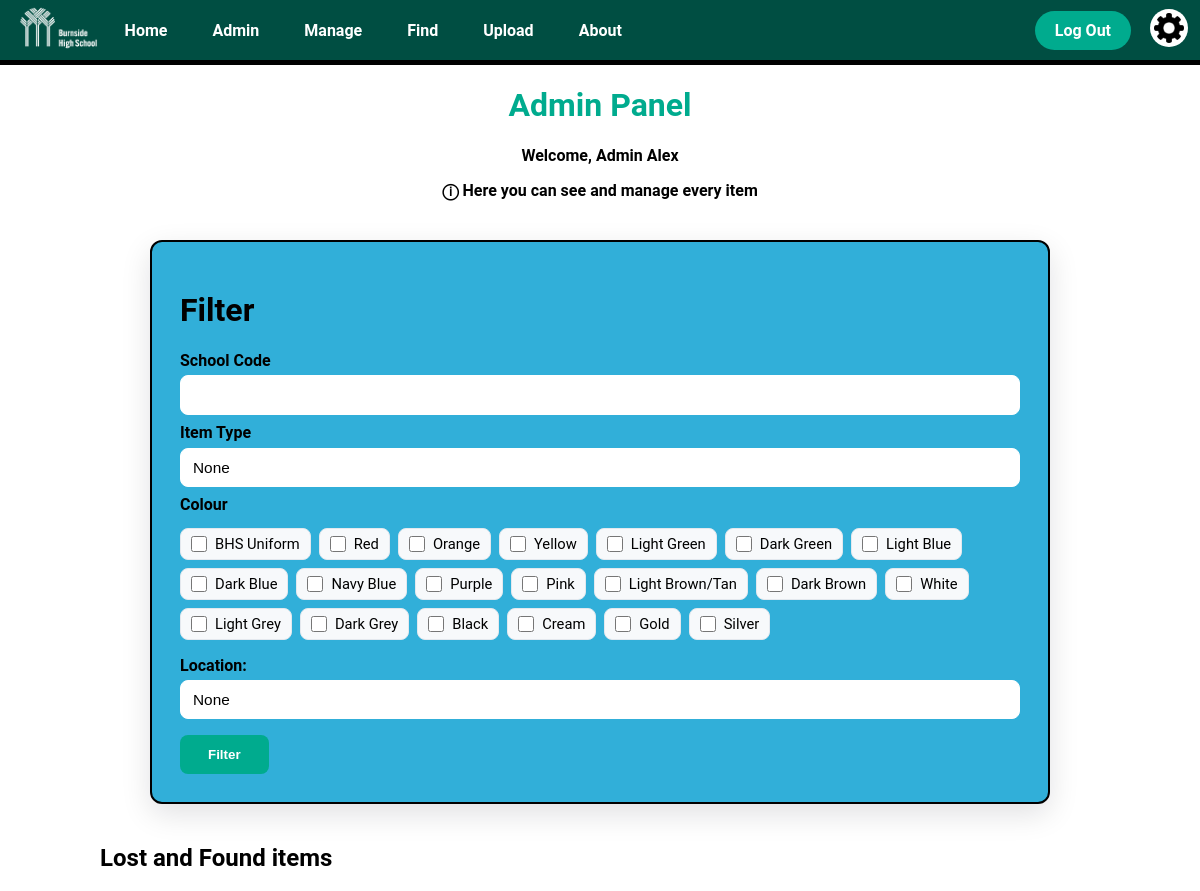
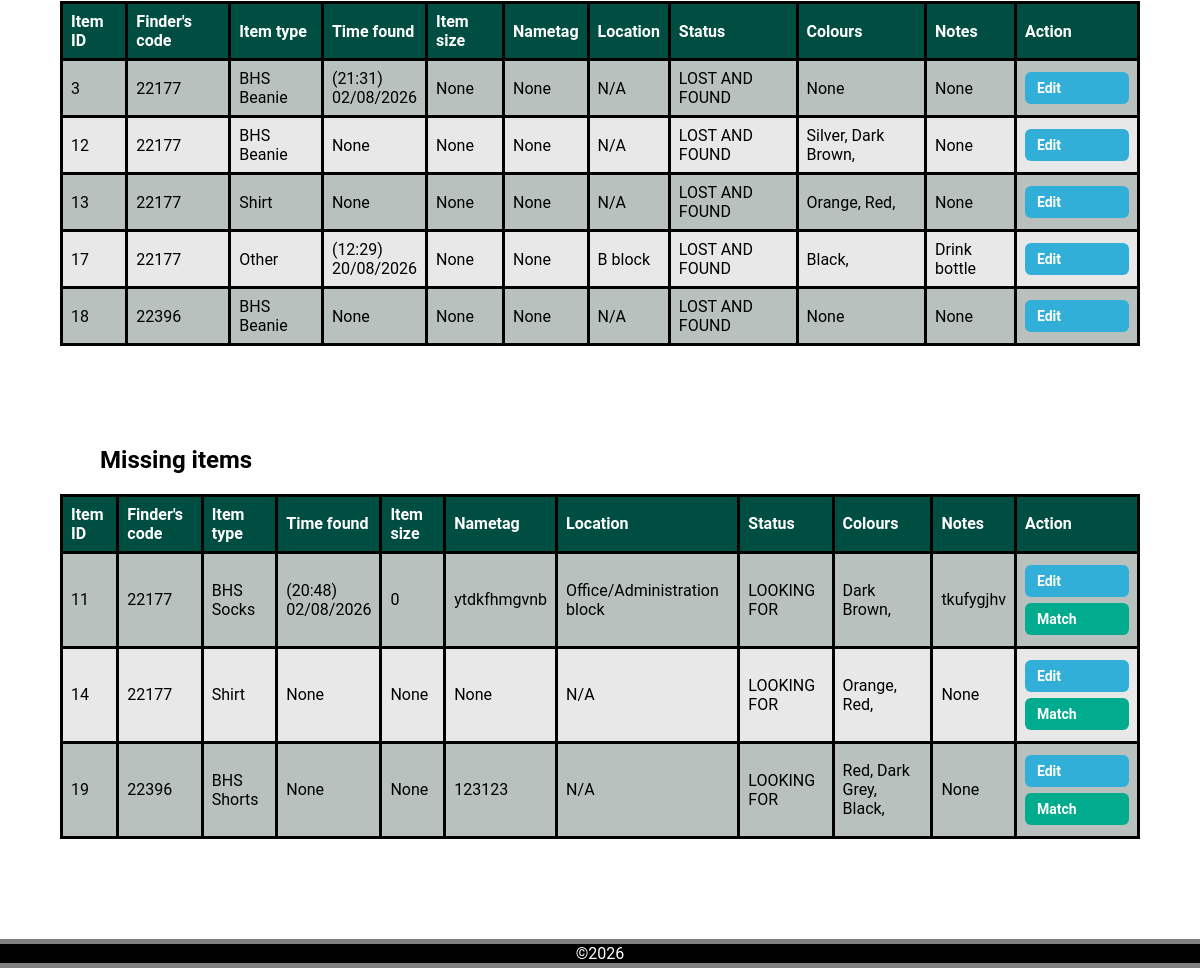
The page /admin (signed in) on the database its author committed (2 pictures, top to bottom).
### app.py (models this page shows, shortened)
class User(db.Model, UserMixin):
    __tablename__ = 'user'
    user_id = db.Column(db.Integer, primary_key=True)
    first_name = db.Column(db.String(50), nullable=False)
    last_name = db.Column(db.String(50), nullable=False)
    password = db.Column(db.String(128), nullable=False)
    school_code = db.Column(db.String(20), nullable=False, unique=True)
    clearance = db.Column(db.Integer, default=2)

class LostItem(db.Model):
    __tablename__ = 'lost_item'
    item_id = db.Column(db.Integer, primary_key=True)
    finder_id = db.Column(db.String(6), db.ForeignKey('user.user_id'))
    item_type = db.Column(db.String(50))
    time_found = db.Column(db.String(50))
    size = db.Column(db.String(50))
    nametag = db.Column(db.String(50))
    location = db.Column(db.String(50))
    status = db.Column(db.String(50))
    notes = db.Column(db.String(50))
    colours = db.relationship('Colour', secondary='lostitem_colour', backref='lost_items')

class Colour(db.Model):
    __tablename__ = 'colour'
    colour_id = db.Column(db.Integer, primary_key=True)
    name = db.Column(db.String(50))

### app.py (the view, shortened to what this page needs)
@app.route('/admin', methods=['POST', 'GET'])
@login_required
def admin():
    if current_user.clearance > 1:   # Clearance check, Admins only
        return render_template('error.html',
                               title='Access Forbidden',
                               error_title='Forbidden',
                               error_message='You do not have permission to access this page')
    lost_and_found_query = LostItem.query.filter_by(status='LOST AND FOUND')
    missing_items_query = LostItem.query.filter_by(status='LOOKING FOR')
    returned_items_query = LostItem.query.filter_by(status='RETURNED')
    recieved_items_query = LostItem.query.filter_by(status='FOUND')
    lost_and_found_items = lost_and_found_query.all()
    missing_items = missing_items_query.all()
    returned_items = returned_items_query.all()
    recieved_items = recieved_items_query.all()
    for item in lost_and_found_items + missing_items:
        item.colour_names = [colour.name for colour in item.colours]
    name = current_user.first_name
    return render_template('admin.html', title='Admin',
                           lost_and_found_items=lost_and_found_items,
                           missing_items=missing_items,
                           returned_items=returned_items,
                           recieved_items=recieved_items,
                           name=name)

### app.py (called while the page is built)
@login_manager.user_loader
def load_user(user_id):
    return User.query.get(int(user_id))

@app.context_processor
def inject_variables():
    return dict(show_footer=True,
                logged_in=current_user.is_authenticated,
                current_user_clearance=session.get('clearance'),
                min_time="2026-01-01T00:00",
                current_time=datetime.now().strftime("%Y-%m-%dT%H:%M")
                )

@app.before_request
def before_request():
    if request.endpoint in ['logout', 'static']:
        return
    if current_user.is_authenticated is True and current_user.clearance == 3:
        return render_template("error.html",
                               title="Forbidden",
                               error_title="Your account has been disabled",
                               error_message="Please contact an administrator")

### templates/admin.html (shortened to what this page needs)
{% extends "layout.html" %}
{% block content %}
<h1 class="title">
    Admin Panel
</h1>
<div class="info_text">
  <p>Welcome, Admin {{name}}</p>
  <p>ⓘ Here you can see and manage every item</p>
</div>
<form method="post" action="/admin">
    <div class="upload_form">
      <h1>Filter</h1>
        <h2 class="upload_form_subtitle">School Code</h2>
        <input class='upload_text_box' type="text" name="finder_id" maxlength="6">
        <h2 class="upload_form_subtitle">Item Type</h2>
        <select name="item_type" class="upload_type_dropdown">
            <option value="None">None</option>
        </select>
        <h2 class="upload_form_subtitle">Colour</h2>
        <fieldset class='upload_colour_selection'>
            <label>
                <input type="checkbox" name="colours[]" value="BHS Uniform"> BHS Uniform
            </label>
            <label>
                <input type="checkbox" name="colours[]" value="Red"> Red
            </label>
            <label>
                <input type="checkbox" name="colours[]" value="Orange"> Orange
            </label>
            <label>
                <input type="checkbox" name="colours[]" value="Yellow"> Yellow
            </label>
            <label>
                <input type="checkbox" name="colours[]" value="Light Green"> Light Green
            </label>
            <label>
                <input type="checkbox" name="colours[]" value="Dark Green"> Dark Green
            </label>
            <label>
                <input type="checkbox" name="colours[]" value="Light Blue"> Light Blue
            </label>
            <label>
                <input type="checkbox" name="colours[]" value="Dark Blue"> Dark Blue
            </label>
            <label>
                <input type="checkbox" name="colours[]" value="Navy Blue"> Navy Blue
            </label>
            <label>
                <input type="checkbox" name="colours[]" value="Purple"> Purple
            </label>
            <label>
                <input type="checkbox" name="colours[]" value="Pink"> Pink
            </label>
            <label>
                <input type="checkbox" name="colours[]" value="Light Brown/Tan"> Light Brown/Tan
            </label>
            <label>
                <input type="checkbox" name="colours[]" value="Dark Brown"> Dark Brown
            </label>
            <label>
                <input type="checkbox" name="colours[]" value="White"> White
            </label>
            <label>
                <input type="checkbox" name="colours[]" value="Light Grey"> Light Grey
            </label>
            <label>
                <input type="checkbox" name="colours[]" value="Dark Grey"> Dark Grey
            </label>
            <label>
                <input type="checkbox" name="colours[]" value="Black"> Black
            </label>
            <label>
                <input type="checkbox" name="colours[]" value="Cream"> Cream
            </label>
            <label>
                <input type="checkbox" name="colours[]" value="Gold"> Gold
            </label>
            <label>
                <input type="checkbox" name="colours[]" value="Silver"> Silver
            </label>
        </fieldset>
        <h2 class="upload_form_subtitle">Location:</h2>
        <select name="location" class="upload_type_dropdown">
            <option value="None">None</option>
        </select>
        <div class="upload_submit_button">
            <input type="submit" value="Filter">
        </div>
    </div>
</form>
<table class="item_info_table">
  <h2 class="sub_heading">Lost and Found items</h2>
    <tr>
      <th class="item_info_header">Item ID</th>
      <th class="item_info_header">Finder's code</th>
      <th class="item_info_header">Item type</th>
      <th class="item_info_header">Time found</th>
      <th class="item_info_header">Item size</th>
      <th class="item_info_header">Nametag</th>
      <th class="item_info_header">Location</th>
      <th class="item_info_header">Status</th>
      <th class="item_info_header">Colours</th>
      <th class="item_info_header">Notes</th>
      <th class="item_info_header">Action</th>
    </tr>
    {% for item in lost_and_found_items %}
    <tr class="item_info_row">
      <td>{{item.item_id}}</td>
      <td>{{item.finder_id}}</td>
      <td>{{item.item_type}}</td>
      <td>
        {% if item.time_found is not none %}
          ({{ item.time_found[11:16] }})<br>{{ item.time_found[8:10] }}/{{ item.time_found[5:7] }}/{{ item.time_found[0:4] }}
        {% else %}
          {{item.time_found}}
        {% endif %}
      </td>
      <td>{{item.size}}</td>
      <td>{{item.nametag}}</td>
      <td>{{item.location}}</td>
      <td>{{item.status}}</td>
      <td>
        {% if item.colour_names %}
            {% for colour in item.colour_names %}
              {{ colour }},
            {% endfor %}
        {% else %}
          None
        {% endif %}
      </td>
      <td>{{item.notes}}</td>
      <td class="edit_item_button"><a class="edit_button" href="/item/{{item.item_id}}">Edit</a></td>
    </tr>
    {% endfor %}
</table>
<table class="item_info_table">
    <h2 class="sub_heading">Missing items</h2>
    <tr>
      <th class="item_info_header">Item ID</th>
      <th class="item_info_header">Finder's code</th>
      <th class="item_info_header">Item type</th>
      <th class="item_info_header">Time found</th>
      <th class="item_info_header">Item size</th>
      <th class="item_info_header">Nametag</th>
      <th class="item_info_header">Location</th>
      <th class="item_info_header">Status</th>
      <th class="item_info_header">Colours</th>
      <th class="item_info_header">Notes</th>
      <th class="item_info_header">Action</th>
    </tr>
    {% for item in missing_items %}
    <tr class="item_info_row">
      <td>{{item.item_id}}</td>
      <td>{{item.finder_id}}</td>
      <td>{{item.item_type}}</td>
      <td>
        {% if item.time_found is not none %}
          ({{ item.time_found[11:16] }})<br>{{ item.time_found[8:10] }}/{{ item.time_found[5:7] }}/{{ item.time_found[0:4] }}
        {% else %}
          {{item.time_found}}
        {% endif %}
      </td>
      <td>{{item.size}}</td>
      <td>{{item.nametag}}</td>
      <td>{{item.location}}</td>
      <td>{{item.status}}</td>
      <td>
        {% if item.colour_names %}
          {% for colour in item.colour_names %}
            {{ colour }},
          {% endfor %}
        {% else %}
          None
        {% endif %}
      </td>
      <td>{{item.notes}}</td>
      <td class="edit_item_button">
        <a class="edit_button" href="/item/{{item.item_id}}">Edit</a>
          <br>
        <a class="match_button" href="/item/{{item.item_id}}/match">Match</a>
      </td>
    </tr>
    {% endfor %}
</table>
{% endblock %}

### static/css/style.css (style rules this page uses)
body { background-color: white; font-family: "Roboto", sans-serif; margin: 0; padding: 0; color: black; min-height: 100vh; display: flex; flex-direction: column; }
.title { text-align: center; color: var(--bhs_turquoise); }
:root { --bhs_dark_green: #004e42; --dark-emerald: #0b6e4fff; --bhs_turquoise: #00ab8e; --soft-fawn: #ddb771ff; --transition-time: 0.3s; }
.edit_item_button { text-align: center; vertical-align: middle; padding: 10px; }
.edit_item_button a { display: inline-block; width: 80px; padding: 8px 12px; margin: 3px 0; border-radius: 6px; text-decoration: none; font-size: 14px; font-weight: 600; transition: 0.2s ease; }
.match_button { background-color: var(--bhs_turquoise); color: white; }
.edit_button { background-color: rgb(49, 175, 217); color: white; }
.info_text { text-align: center; }
.info_text p { text-align: center; font-weight: bold; }
.sub_heading { text-align: left; color: black; margin-left: 100px; }
.item_info_table { border-collapse: collapse; width: 90%; margin: 0 auto 100px auto; text-align: left; color: black; border: 3px solid black; }
.item_info_table th { border: 3px solid black; text-align: left; padding: 8px; color: white; }
.item_info_table td { border: 3px solid black; text-align: left; padding: 8px; }
.item_info_header { background-color: var(--bhs_dark_green); }
.item_info_row:nth-child(odd) { background-color: rgb(233, 232, 232); }
.item_info_row:nth-child(even) { background-color: rgb(184, 193, 189); }
.upload_form { background-color: rgb(49, 175, 217); max-width: 900px; margin: 2.5rem auto; padding: 1.75rem; border-radius: 12px; box-shadow: 0 10px 30px rgba(2,6,23,0.12); border: 2px solid black; color: black; box-sizing: border-box; }
.upload_form h2.upload_form_subtitle { margin: 0.5rem 0 0.35rem 0; font-size: 1rem; color: black; font-weight: 700; }
.upload_type_dropdown, .upload_datetime, .upload_text_box, .upload_form input[type="text"] { width: 100%; padding: 10px 12px; border-radius: 8px; border: 1px solid white; background-color: white; box-sizing: border-box; font-size: 0.96rem; }
.upload_type_dropdown, .upload_datetime { appearance: none; cursor: pointer; }
.upload_colour_selection { display: flex; flex-wrap: wrap; gap: 0.5rem; padding: 0.5rem 0; border: none; margin: 0 0 0.5rem 0; cursor: pointer; }
.upload_colour_selection label { display: inline-flex; align-items: center; gap: 0.5rem; padding: 6px 10px; border-radius: 8px; background: #f7f9fb; border: 1px solid #e3e8ee; cursor: pointer; font-size: 0.92rem; }
.upload_colour_selection input[type="checkbox"] { margin: 0; width: 16px; height: 16px; accent-color: var(--bhs_turquoise); }
.upload_submit_button { display: flex; justify-content: flex-start; margin-top: 1rem; }
.upload_submit_button input { background-color: var(--bhs_turquoise); color: white; padding: 10px 26px; border-radius: 8px; border: 2px solid transparent; font-weight: 700; cursor: pointer; transition: var(--transition-time) ease; }

### rows shown on the page
User: first_name "Alex"
LostItem: item_id "3", finder_id "22177", item_type "BHS Beanie", time_found "21:31", time_found "02", time_found "08", time_found "2026", size "None", nametag "None", location "N/A", status "LOST AND FOUND", notes "None"
LostItem: item_id "12", finder_id "22177", item_type "BHS Beanie", time_found "None", size "None", nametag "None", location "N/A", status "LOST AND FOUND", notes "None"
Colour: name "Silver"
Colour: name "Dark Brown"
LostItem: item_id "13", finder_id "22177", item_type "Shirt", time_found "None", size "None", nametag "None", location "N/A", status "LOST AND FOUND", notes "None"
Colour: name "Orange"
Colour: name "Red"
LostItem: item_id "17", finder_id "22177", item_type "Other", time_found "12:29", time_found "20", time_found "08", time_found "2026", size "None", nametag "None", location "B block", status "LOST AND FOUND", notes "Drink bottle"
Colour: name "Black"
LostItem: item_id "18", finder_id "22396", item_type "BHS Beanie", time_found "None", size "None", nametag "None", location "N/A", status "LOST AND FOUND", notes "None"
LostItem: item_id "11", finder_id "22177", item_type "BHS Socks", time_found "20:48", time_found "02", time_found "08", time_found "2026", size "0", nametag "ytdkfhmgvnb", location "Office/Administration block", status "LOOKING FOR", notes "tkufygjhv"
LostItem: item_id "14", finder_id "22177", item_type "Shirt", time_found "None", size "None", nametag "None", location "N/A", status "LOOKING FOR", notes "None"
LostItem: item_id "19", finder_id "22396", item_type "BHS Shorts", time_found "None", size "None", nametag "123123", location "N/A", status "LOOKING FOR", notes "None"
Colour: name "Dark Grey"
